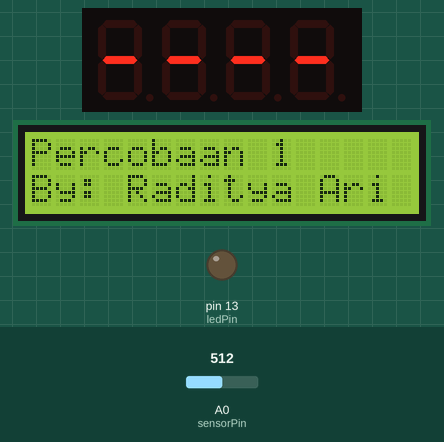
Simulated run of this sketch. Board: Arduino Uno, built with avr-gcc and run on an emulated ATmega328P. Shown: 4-digit seven-segment display, 16×2 character LCD, output pins drawn as LEDs (lit = HIGH). Wiring (inferred from the names in the program): 4-digit 7-segment display, segments lit when HIGH: segments pin 8, pin 7, pin 6, pin 5, pin 4, pin 3, pin 2; digit selects pin 12, pin 11, pin 10, pin 9. The inputs (shaded band) are chosen by the test bench; at power-on: A0 (sensorPin) = 512. The segment pins are drawn as the display they are named for; pins used as bus, display or sensor lines are not drawn; what the sketch prints to the serial monitor is not drawn.

Above: at 0.3 s.
At 2.5 s:
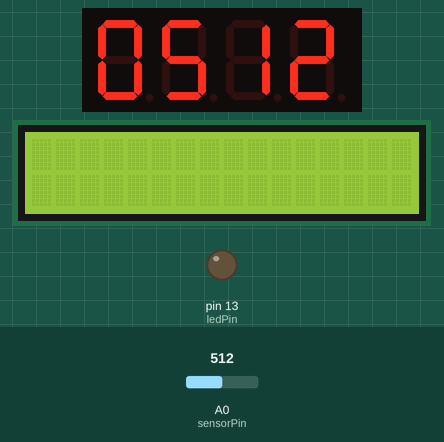
At 9.6 s:
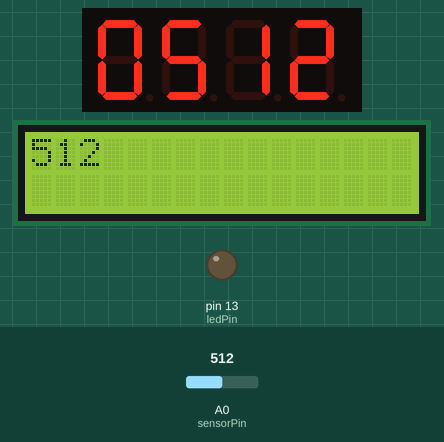
At 23.2 s:
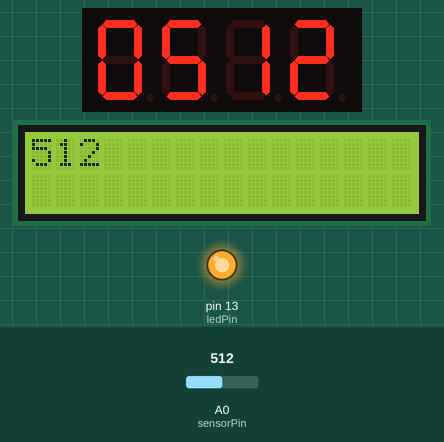
Timing chart, 0 to 25.4 s (numbered marks = the images above):
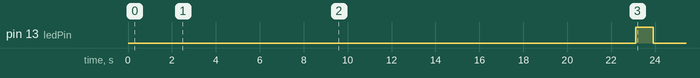

The sketch:

percobaan1.ino
```cpp
#include <LiquidCrystal_I2C.h>

LiquidCrystal_I2C lcd(0x20, 16,2);

#define segments 7 // banyaknya segment
#define digits 4 // banyaknya digit

int pinSegments[] = {8,7,6,5,4,3,2}; // pin segment
int pinDigits[] = {12,11,10,9}; // pin digit

int sensorPin = A0;
int ledPin = 13;

int sensorValue = 0;

void setup() {
  Serial.begin(9600);
  // lcd
  lcd.init();
  lcd.backlight();
  // pinLed
  pinMode(ledPin, OUTPUT);
  //pin segment mode OUTPUT
  for(int x = 0; x<segments; x++){
     pinMode(pinSegments[x], OUTPUT);
     Serial.println("Seg "+ String(x) +" OKE");
  }

  // pin digit mode output
  for(int x = 0; x<digits; x++){
     pinMode(pinDigits[x], OUTPUT);
     Serial.println("d "+ String(x) +" OKE");
  }

  lcd.print("Percobaan 1");
  lcd.setCursor(0,1);
  lcd.print("By: Raditya Ari");
  number(0,0,0,0,0,0,1);
  delay(2000);
  clearDigits();
  lcd.clear();

  TCCR1A = 0;
  TCCR1B = 1;
  TCNT1 = 0;
  TIMSK1 = 1;
}

ISR(TIMER1_OVF_vect){
  setDisplay(sensorValue); // pada multi 7segments
}

void loop() {
  sensorValue = analogRead(sensorPin);
  lcd.clear();
  lcd.print(sensorValue); // pada lcd 16x2

  // pada virtual terminal/serial monitor
  Serial.println("Nilai Potensio = "+ String(sensorValue));

  // LED nyala-redup
  digitalWrite(ledPin, HIGH);
  delay(sensorValue);
  digitalWrite(ledPin, LOW);
  delay(sensorValue);
}

// set digit HIGH == tidak dapat ditulis
void clearDigits(){
  for(int x=0; x<4;x++){
    digitalWrite(x, HIGH);
  }
}

// untuk set high dan low segment
void number(int aa, int bb, int cc, int dd, int ee,int ff, int gg){
  digitalWrite(pinSegments[0], aa);
  digitalWrite(pinSegments[1], bb);
  digitalWrite(pinSegments[2], cc);
  digitalWrite(pinSegments[3], dd);
  digitalWrite(pinSegments[4], ee);
  digitalWrite(pinSegments[5], ff);
  digitalWrite(pinSegments[6], gg);
}

// untuk memilih angka 0-9
void pickNumber(int i){
  switch(i){
    case 0:
      number(1,1,1,1,1,1,0);
      break;
    case 1:
      number(0,1,1,0,0,0,0);
      break;
    case 2:
      number(1,1,0,1,1,0,1);
      break;
    case 3:
      number(1,1,1,1,0,0,1);
      break;
    case 4:
      number(0,1,1,0,0,1,1);
      break;
    case 5:
      number(1,0,1,1,0,1,1);
      break;
    case 6:
      number(1,0,1,1,1,1,1);
      break;
    case 7:
      number(1,1,1,0,0,0,0);
      break;
    case 8:
      number(1,1,1,1,1,1,1);
      break;
    case 9:
      number(1,1,1,1,0,1,1);
      break;
  }
}

// untuk menulis digit
void dgt(int d){
  digitalWrite(pinDigits[d], LOW);
  delay(5);
  digitalWrite(pinDigits[d], HIGH);
}

// untuk set display multi 7segments
void setDisplay(int potensio){
  pickNumber(potensio/1000);
  dgt(0);
  pickNumber((potensio/100) % 10);
  dgt(1);
  pickNumber((potensio/10) % 10);
  dgt(2);
  pickNumber(potensio % 10);
  dgt(3);
}
```

Measured:
- by itself, pin 13 (ledPin): LOW → HIGH at 23.1 s, → LOW 0.78 s later
- what the display in image 0 shows lasts 1.8 s, from 0.3 s to 2.1 s
- what the display in image 1 shows lasts 5.9 s, from 2.5 s to 8.4 s
